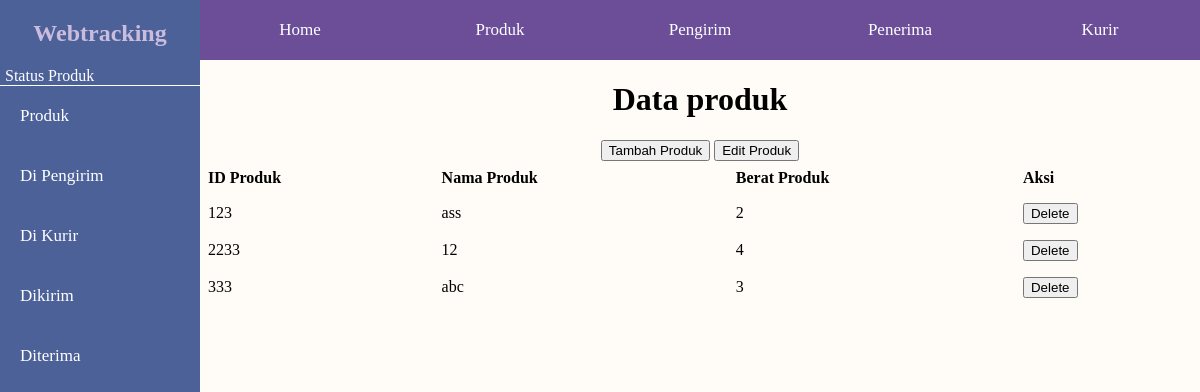
Before: /public/produk.php with the older database file.
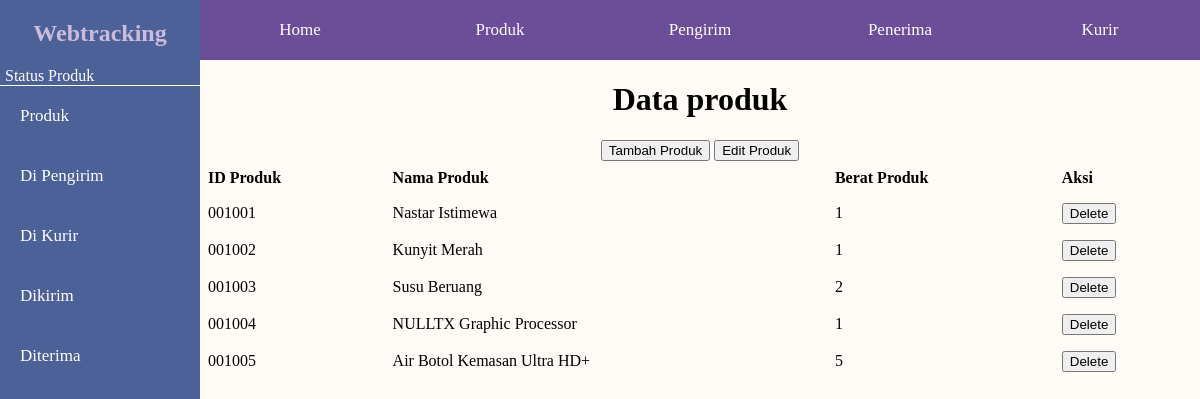
After: the same page with the newer database file.
### tables this page shows
CREATE TABLE `produk` (
  `id_produk` varchar(12) NOT NULL,
  `nama_produk` varchar(255) DEFAULT NULL,
  `berat` int(11) DEFAULT NULL
);

### php/connect.php (called while the page is built, shortened)
<?php
function connect()
{
    $connection = mysqli_connect('localhost', 'root', '', 'webtracking');
    return $connection;
}
?>

### public/produk.php (the view, shortened to what this page needs)
<?php
require '../php/connect.php';
?>
<!DOCTYPE html>
<html lang="en">
<head>
    <link rel="stylesheet" href="../css/main-style.css">
</head>
<body>
    <div class="wrapper">
        <aside>
            <div class="logo">
                <h2>Webtracking</h2>
            </div>
            <p id="status">Status Produk</p>
            <a href="produk.php">Produk</a>
            <a href="relasi/memiliki.php">Di Pengirim</a>
            <a href="relasi/menginfokan.php">Di Kurir</a>
            <a href="relasi/mengirim.php">Dikirim</a>
            <a href="relasi/menerima.php">Diterima</a>
        </aside>
        <div class="content">
            <nav id="sidenav">
                <a href="../index.php">Home</a>
                <a href="produk.php">Produk</a>
                <a href="pengirim.php">Pengirim</a>
                <a href="penerima.php">Penerima</a>
                <a href="kurir.php">Kurir</a>
            </nav>
            <main>
                <div class="main-content">
                    <h1>Data produk</h1>
                    <div class="action-button">
                        <button class="open-button-add" id="open-button-add" onclick="displayAddFormPopup()">Tambah Produk</button>
                        <button class="open-button-edit" id="open-button-edit" onclick="displayEditFormPopup()">Edit Produk</button>
                    </div>
                    <table>
                        <tr>
                            <th>ID Produk</th>
                            <th>Nama Produk</th>
                            <th>Berat Produk</th>
                            <th>Aksi</th>
                        </tr>
                        <?php
                        $query = "SELECT * FROM produk";
                        $result = mysqli_query(connect(), $query);
                        while ($row = mysqli_fetch_assoc($result)) {
                            echo "<tr>";
                            echo "<td>" . $row['id_produk'] . "</td>";
                            echo "<td>" . $row['nama_produk'] . "</td>";
                            echo "<td>" . $row['berat'] . "</td>";
                            echo "<td>";
                            echo "<form action='' method='POST'>";
                            echo "<button type='submit' class='btn' name='deleteProduk'>Delete</button>";
                            echo "</form>";
                            echo "</td>";
                            echo "</tr>";
                        }
                        ?>
                    </table>
                </div>
            </main>
        </div>
    </div>
</body>
</html>

Changed rows visible on the page:
removed produk: id_produk "123", nama_produk "ass", berat "2"
removed produk: id_produk "2233", nama_produk "12", berat "4"
removed produk: id_produk "333", nama_produk "abc", berat "3"
added produk: id_produk "001001", nama_produk "Nastar Istimewa", berat "1"
added produk: id_produk "001002", nama_produk "Kunyit Merah", berat "1"
added produk: id_produk "001003", nama_produk "Susu Beruang", berat "2"
added produk: id_produk "001004", nama_produk "NULLTX Graphic Processor", berat "1"
added produk: id_produk "001005", nama_produk "Air Botol Kemasan Ultra HD+", berat "5"
